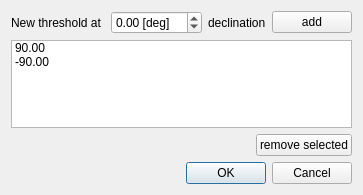
<?xml version="1.0" encoding="UTF-8"?>
<ui version="4.0">
 <class>DeclinationGroupDialog</class>
 <widget class="QDialog" name="DeclinationGroupDialog">
  <property name="geometry">
   <rect>
    <x>0</x>
    <y>0</y>
    <width>270</width>
    <height>195</height>
   </rect>
  </property>
  <property name="windowTitle">
   <string>Dialog</string>
  </property>
  <layout class="QVBoxLayout" name="verticalLayout">
   <item>
    <layout class="QHBoxLayout" name="horizontalLayout">
     <item>
      <widget class="QLabel" name="label">
       <property name="text">
        <string>New threshold at </string>
       </property>
      </widget>
     </item>
     <item>
      <widget class="QDoubleSpinBox" name="doubleSpinBox_threshold">
       <property name="suffix">
        <string> [deg]</string>
       </property>
       <property name="minimum">
        <double>-89.989999999999995</double>
       </property>
       <property name="maximum">
        <double>89.989999999999995</double>
       </property>
       <property name="singleStep">
        <double>5.000000000000000</double>
       </property>
       <property name="value">
        <double>0.000000000000000</double>
       </property>
      </widget>
     </item>
     <item>
      <widget class="QLabel" name="label_2">
       <property name="text">
        <string>declination</string>
       </property>
      </widget>
     </item>
     <item>
      <widget class="QPushButton" name="pushButton_add">
       <property name="text">
        <string>add</string>
       </property>
       <property name="icon">
        <iconset resource="../myresources.qrc">
         <normaloff>:/icons/icons/edit-add.png</normaloff>:/icons/icons/edit-add.png</iconset>
       </property>
      </widget>
     </item>
     <item>
      <spacer name="horizontalSpacer">
       <property name="orientation">
        <enum>Qt::Orientation::Horizontal</enum>
       </property>
       <property name="sizeHint" stdset="0">
        <size>
         <width>40</width>
         <height>20</height>
        </size>
       </property>
      </spacer>
     </item>
    </layout>
   </item>
   <item>
    <widget class="QListWidget" name="listWidget_thresholds">
     <property name="editTriggers">
      <set>QAbstractItemView::EditTrigger::NoEditTriggers</set>
     </property>
     <item>
      <property name="text">
       <string>90.00</string>
      </property>
     </item>
     <item>
      <property name="text">
       <string>-90.00</string>
      </property>
     </item>
    </widget>
   </item>
   <item>
    <layout class="QHBoxLayout" name="horizontalLayout_2">
     <item>
      <spacer name="horizontalSpacer_2">
       <property name="orientation">
        <enum>Qt::Orientation::Horizontal</enum>
       </property>
       <property name="sizeHint" stdset="0">
        <size>
         <width>40</width>
         <height>20</height>
        </size>
       </property>
      </spacer>
     </item>
     <item>
      <widget class="QPushButton" name="pushButton_remove">
       <property name="text">
        <string>remove selected</string>
       </property>
       <property name="icon">
        <iconset resource="../myresources.qrc">
         <normaloff>:/icons/icons/edit-delete-6.png</normaloff>:/icons/icons/edit-delete-6.png</iconset>
       </property>
      </widget>
     </item>
    </layout>
   </item>
   <item>
    <widget class="QDialogButtonBox" name="buttonBox">
     <property name="orientation">
      <enum>Qt::Orientation::Horizontal</enum>
     </property>
     <property name="standardButtons">
      <set>QDialogButtonBox::StandardButton::Cancel|QDialogButtonBox::StandardButton::Ok</set>
     </property>
    </widget>
   </item>
  </layout>
 </widget>
 <resources>
  <include location="../myresources.qrc"/>
 </resources>
 <connections>
  <connection>
   <sender>buttonBox</sender>
   <signal>accepted()</signal>
   <receiver>DeclinationGroupDialog</receiver>
   <slot>accept()</slot>
   <hints>
    <hint type="sourcelabel">
     <x>248</x>
     <y>254</y>
    </hint>
    <hint type="destinationlabel">
     <x>157</x>
     <y>274</y>
    </hint>
   </hints>
  </connection>
  <connection>
   <sender>buttonBox</sender>
   <signal>rejected()</signal>
   <receiver>DeclinationGroupDialog</receiver>
   <slot>reject()</slot>
   <hints>
    <hint type="sourcelabel">
     <x>316</x>
     <y>260</y>
    </hint>
    <hint type="destinationlabel">
     <x>286</x>
     <y>274</y>
    </hint>
   </hints>
  </connection>
 </connections>
</ui>
